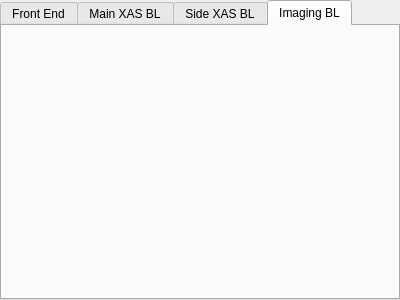
<?xml version="1.0" encoding="UTF-8"?>
<ui version="4.0">
 <class>MotorToolMainScreen</class>
 <widget class="QTabWidget" name="MotorToolMainScreen">
  <property name="geometry">
   <rect>
    <x>0</x>
    <y>0</y>
    <width>400</width>
    <height>300</height>
   </rect>
  </property>
  <property name="windowTitle">
   <string>TabWidget</string>
  </property>
  <property name="styleSheet">
   <string notr="true"/>
  </property>
  <property name="currentIndex">
   <number>3</number>
  </property>
  <widget class="QWidget" name="tabFrontEndBL">
   <property name="styleSheet">
    <string notr="true">backgroundImage: url(:/resources/image/07ID_FE.gif)</string>
   </property>
   <attribute name="title">
    <string>Front End</string>
   </attribute>
  </widget>
  <widget class="QWidget" name="tabMainBL">
   <property name="styleSheet">
    <string notr="true">backgroundImage: url(:/resources/image/07ID_MainStation.gif)</string>
   </property>
   <attribute name="title">
    <string>Main XAS BL</string>
   </attribute>
  </widget>
  <widget class="QWidget" name="tabSideBL">
   <property name="styleSheet">
    <string notr="true">backgroundImage: url(:/resources/image/07ID_SideStation.gif)</string>
   </property>
   <attribute name="title">
    <string>Side XAS BL</string>
   </attribute>
  </widget>
  <widget class="QWidget" name="tabImagingBL">
   <property name="styleSheet">
    <string notr="true">backgroundImage: url(:/resources/image/07ID_Imaging.gif)</string>
   </property>
   <attribute name="title">
    <string>Imaging BL</string>
   </attribute>
  </widget>
 </widget>
 <resources/>
 <connections/>
</ui>
